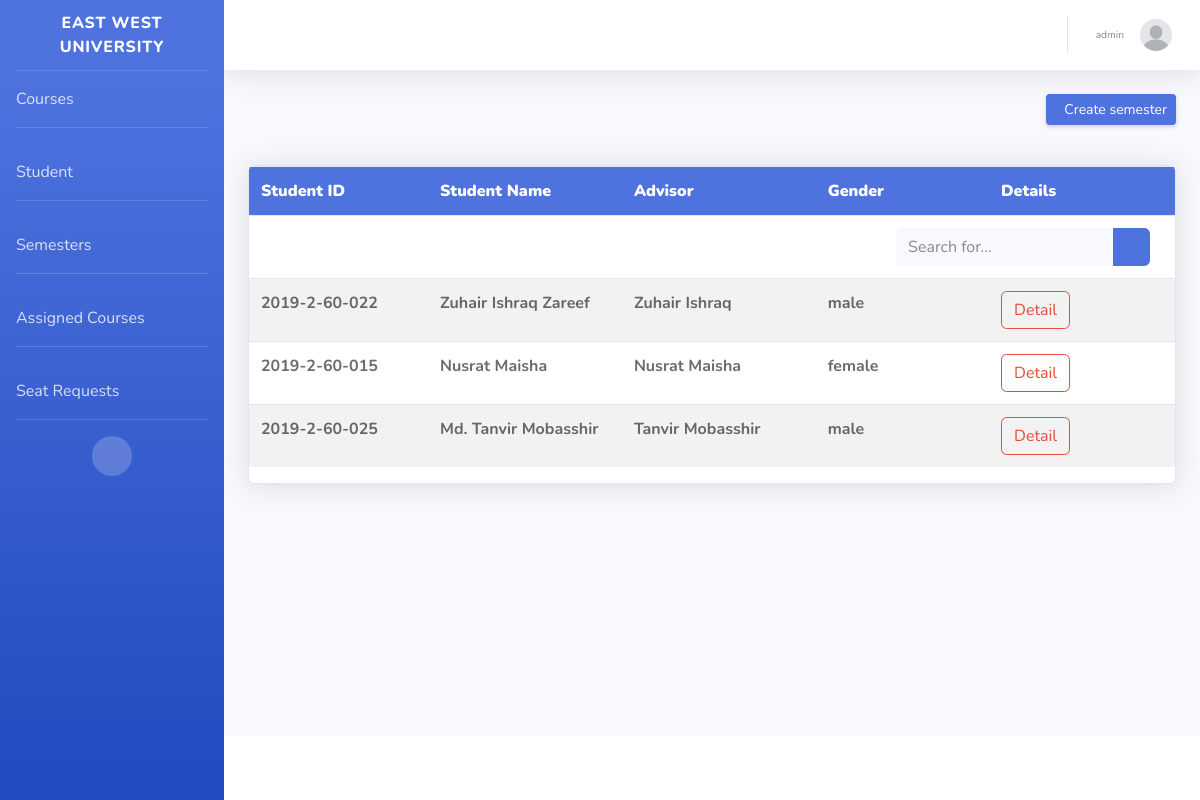
The app's page /student-list/ (signed in) with its own data.
### advising_portal/models.py (models this page shows, shortened)
class Faculty(models.Model):
    GENDERS = (
        (MALE, MALE),
        (FEMALE, FEMALE),
        (OTHER, OTHER)
    )
    faculty_id = models.CharField(max_length=100, primary_key=True)
    name = models.CharField(max_length=30)
    initials = models.CharField(max_length=10)
    profile_picture = models.ImageField(default='default.jpg', upload_to=image_directory_path, storage=image_storage)
    gender = models.CharField(max_length=10, choices=GENDERS, default=MALE)
    date_of_birth = models.DateField(null=True)
    address = models.CharField(max_length=30)
    username = models.OneToOneField(User, on_delete=models.SET_NULL, null=True)
    created_at = models.DateTimeField(default=timezone.now)
    created_by = models.ForeignKey(User, on_delete=models.SET_NULL, null=True, related_name='faculty_creator')
    updated_at = models.DateTimeField(null=True)
    updated_by = models.ForeignKey(User, on_delete=models.SET_NULL, null=True, related_name='faculty_updater')
    history = HistoricalRecords()

class Student(models.Model):
    GENDERS = (
        (MALE, MALE),
        (FEMALE, FEMALE),
        (OTHER, OTHER)
    )
    student_id = models.CharField(max_length=100, primary_key=True)
    name = models.CharField(max_length=30)
    advisor = models.ForeignKey(Faculty, on_delete=models.SET_NULL, null=True)
    profile_picture = models.ImageField(default='default.jpg', upload_to=image_directory_path, storage=image_storage)
    date_of_birth = models.DateField(null=True)
    address = models.CharField(max_length=30)
    gender = models.CharField(max_length=10, choices=GENDERS, default=MALE)
    username = models.OneToOneField(User, on_delete=models.SET_NULL, null=True)
    created_at = models.DateTimeField(default=timezone.now)
    created_by = models.ForeignKey(User, on_delete=models.SET_NULL, null=True, related_name='student_creator')
    updated_at = models.DateTimeField(null=True)
    updated_by = models.ForeignKey(User, on_delete=models.SET_NULL, null=True, related_name='student_updater')
    history = HistoricalRecords()

### users/decorators.py (the view)
        def wrapper_func(request, *args, **kwargs):
            group = None
            if request.user.groups.exists():
                group = request.user.groups.all()[0].name
            if group in allowed_roles:
                return view_func(request, *args, **kwargs)
            else:
                return render(request, 'advising_portal/401.html')

### advising_portal/forms.py
class FacultyStudentSearchForm(forms.Form):
    search_query = forms.CharField(label='Search for...', max_length=30)

### advising_portal/templatetags/custom_tags.py (called while the page is built)
@register.filter(name='has_group')
def has_group(user, group_name):
    return user.groups.filter(name=group_name).exists()

### advising_portal/templates/advising_portal/student_list.html (shortened to what this page needs)
{% extends "advising_portal/base.html" %}
{% load static %}
{% block content %}
    <div align="right">
        <a href="{% url 'faculty-panel-semester-create' %}" class="d-none d-sm-inline-block btn btn-sm btn-primary shadow-sm">
            <i class="fas fa-download fa-sm text-white-50"></i>Create semester</a>
    </div>
    <div class="table-responsive card shadow custom-left-table-align">
        <table id="myTable" class="table table-striped">
            <tbody>
            <tr>
                <th class="col-md-1"><b>Student ID</b></th>
                <th class="col-md-1"><b>Student Name</b></th>
                <th class="col-md-1"><b>Advisor</b></th>
                <th class="col-md-1"><b>Gender</b></th>
                <th class="col-md-1"><b>Details</b></th>
            </tr>
            <tr>
                <td colspan="5" align="right">
                    <form  method="POST"
                           class="d-none d-sm-inline-block form-inline mr-auto ml-md-3 my-2 my-md-0 mw-100 navbar-search">
                        <div class="input-group custom-search-align">
                            <input name="search_query" type="text" id="myInput"
                                   class="form-control bg-light border-0 small" placeholder="Search for..."
                                   aria-label="Search" aria-describedby="basic-addon2">
                            <div class="input-group-append">
                                <button class="btn btn-primary" type="submit">
                                    <i class="fas fa-search fa-sm"></i>
                                </button>
                            </div>
                        </div>
                    </form>
                </td>
            </tr>
            {% for student in students %}
                <tr>
                    <td class="col-md-1">{{ student.student_id }}</td>
                    <td class="col-md-1">{{ student.student_name }}</td>
                    <td class="col-md-1">{{ student.advisor }}</td>
                    <td class="col-md-1">{{ student.gender }}</td>
                    <td class="col-md-1">
                        <button class="btn btn-outline-danger" type="submit" onclick="location.href='{% url 'faculty-panel-student-detail' student.student_id %}'">
                            Detail
                        </button>
                    </td>
                </tr>
            {% endfor %}
            </tbody>
        </table>
    </div>
{% endblock content %}

### advising_portal/templates/advising_portal/base.html (shortened to what this page needs)
{% load static %}
{% load custom_tags %}
<!DOCTYPE html>
<html lang="en">
<head>
    <link href="{% static 'advising_portal/requirements/fontawesome-free/css/all.min.css' %}" rel="stylesheet" type="text/css">
    <link href="{% static 'advising_portal/css/basic.min.css' %}" rel="stylesheet">
    <link href="{% static 'advising_portal/css/my_css.css' %}" rel="stylesheet">
</head>
<body id="page-top">
<div id="wrapper">
    <ul class="navbar-nav bg-gradient-primary sidebar sidebar-dark accordion" id="accordionSidebar">
        <a class="sidebar-brand d-flex align-items-center justify-content-center" href="{% url 'student-panel-home' %}">
            <div class="sidebar-brand-text mx-3">East West University</div>
        </a>
        <hr class="sidebar-divider my-0">
        {% if user|has_group:"student" %}
            <li class="nav-item">
                <a class="nav-link" href="{% url 'student-panel-portal' 'recommended' %}">
                    Advising
                </a>
            </li>
            <hr class="sidebar-divider">
            <li class="nav-item">
                <a class="nav-link" href="{% url 'student-panel-advised-courses' %}">
                    Advised Courses
                </a>
            </li>
            <hr class="sidebar-divider">
            <li class="nav-item">
                <a class="nav-link" href="{% url 'student-panel-request-section-list-view' %}">
                    Seat Request
                </a>
            </li>
            <hr class="sidebar-divider">
            <li class="nav-item">
                <a class="nav-link" href="{% url 'student-panel-grade-report' %}">
                    Grade Report
                </a>
            </li>
            <hr class="sidebar-divider d-none d-md-block">
        {% else %}
            <li class="nav-item">
                <a class="nav-link" href="{% url 'faculty-panel-course-list' %}">
                    Courses
                </a>
            </li>
            <hr class="sidebar-divider">
            <li class="nav-item">
                <a class="nav-link" href="{% url 'faculty-panel-student-list' %}">
                    Student
                </a>
            </li>
            <hr class="sidebar-divider">
            <li class="nav-item">
                <a class="nav-link" href="{% url 'faculty-panel-semester-list' %}">
                    Semesters
                </a>
            </li>
            <hr class="sidebar-divider">
            <li class="nav-item">
                <a class="nav-link" href="{% url 'faculty-panel-assigned-sections' %}">
                    Assigned Courses
                </a>
            </li>
            <hr class="sidebar-divider">
            <li class="nav-item">
                <a class="nav-link" href="{% url 'faculty-panel-section-request-list' %}">
                    Seat Requests
                </a>
            </li>
            <hr class="sidebar-divider">
        {% endif %}
        <div class="text-center d-none d-md-inline">
            <button class="rounded-circle border-0" id="sidebarToggle"></button>
        </div>
    </ul>
    <div id="content-wrapper" class="d-flex flex-column">
        <div id="content">
            <nav class="navbar navbar-expand navbar-light bg-white topbar mb-4 static-top shadow">
                <ul class="navbar-nav ml-auto">
                    <li class="nav-item dropdown no-arrow">
                        <a class="nav-link dropdown-toggle" href="#" id="userDropdown" role="button"
                           data-toggle="dropdown" aria-haspopup="true" aria-expanded="false">
                            <span class="mr-2 d-none d-lg-inline text-gray-600 small">
                                    {% if user|has_group:"student" %}
                                        <span class="mr-2 d-none d-lg-inline text-gray-600 small">{{ user.student.name }}</span>
                                    {% else %}
                                        <span class="mr-2 d-none d-lg-inline text-gray-600 small">{{ user.faculty.name }}</span>
                                    {% endif %}
                                </span>
                            {% if user|has_group:"student" %}
                                <img class="img-profile rounded-circle" src="{{ user.student.profile_picture.url }}">
                            {% else %}
                                <img class="img-profile rounded-circle" src="{{ user.faculty.profile_picture.url }}">
                            {% endif %}
                        </a>
                    </li>
                </ul>
            </nav>
            <div class="container-fluid">
                {% block content %}{% endblock %}
            </div>
        </div>
        <footer class="sticky-footer bg-white">
        </footer>
    </div>
</div>
</body>
</html>

### advising_portal/static/advising_portal/css/my_css.css (style rules this page uses)
.custom-search-align { padding-right: 13px; }
.custom-left-table-align { margin-top: 40px; }
.custom-left-table-align th { background-color: #4e73df; color: #ffffff; }
.custom-left-table-align td { color: rgba(0, 0, 0, 0.58); font-weight: bold; }

### records on screen
Student: student_id "2019-2-60-022", student_name "Zuhair Ishraq Zareef", gender "male"
Faculty: advisor "Zuhair Ishraq"
Student: student_id "2019-2-60-015", student_name "Nusrat Maisha", gender "female"
Faculty: advisor "Nusrat Maisha"
Student: student_id "2019-2-60-025", student_name "Md. Tanvir Mobasshir", gender "male"
Faculty: advisor "Tanvir Mobasshir"

### other values on screen
{{ user.faculty.name }} "admin"
